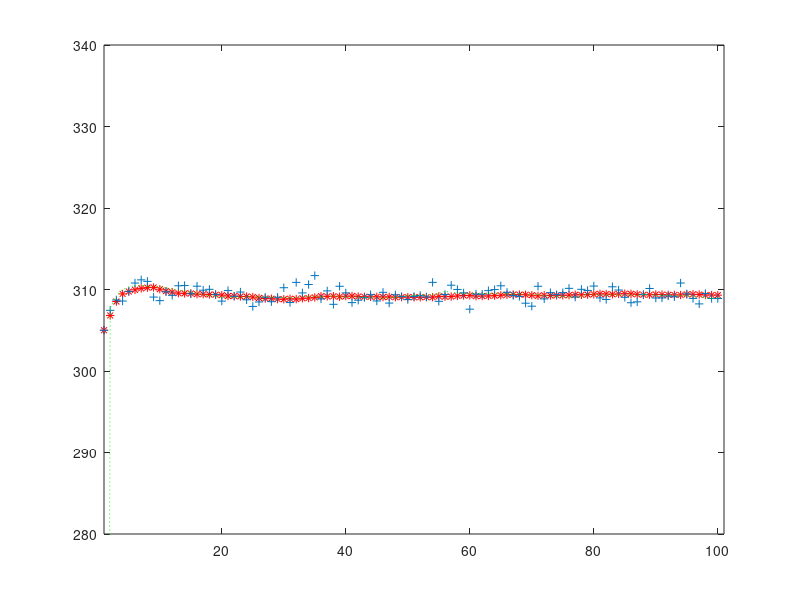

Write the MATLAB code that produced this figure.
clear;clc

M1=10;
M2=20;
m1=0.947;
cp1=4.18;
m2=1.25;
cp2=1.9;
k=1/(1/0.85+1/1.7);
k=0.6;
s=11.511;

dt=1;
N=100;

%====================================================================
A=[1-(m1*cp1+k*s)*dt/(M1*cp1)  k*s*dt/(M1*cp1)
      k*s*dt/(M2*cp2)     1-(m2*cp2+k*s)*dt/(M2*cp2)];
  
B=[m1*cp1*dt/(M1*cp1)   0
      0    m2*cp2*dt/(M2*cp2)];
  
x(:,1)=[305
      330];
u=[290
   350];

H=[1 0
   0 1];

I=[1 0
   0 1];  
 
O = zeros(2,2);

%==========================================================================
%get the state matrix
%[Uw_k      1      0                         0                     0                            0  0  0  0
% Ub_k   =  0      1                         0                     0                            0  0  0  0
% Tow_k     m1*cp1 0                   1-(m1*cp1+k*s)*dt/(M1*cp1)  k*s*dt/(M1*cp1)              0  0  0  0
% Tob_k     0      m2*cp2*dt/(M2*cp2)  k*s*dt/(M2*cp2)             1-(m2*cp2+k*s)*dt/(M2*cp2)   0  0  0  0
% beta_wk   0      0                         0                     0                            1  0  0  0
% beta_bk   0      0                         0                     0                            0  1  0  0
% beta_o1k  0      0                         0                     0                            0  0  1  0
% beta_02k  0      0                         0                     0                            0  0  0  1
%]

A_star=[1                    0                         0                     0                            0  0  0  0;
        0                    1                         0                     0                            0  0  0  0;
        m1*cp1*dt/(M1*cp1)   0                   1-(m1*cp1+k*s)*dt/(M1*cp1)  k*s*dt/(M1*cp1)              0  0  0  0;
        0                    m2*cp2*dt/(M2*cp2)  k*s*dt/(M2*cp2)             1-(m2*cp2+k*s)*dt/(M2*cp2)   0  0  0  0;
        0                    0                         0                     0                            1  0  0  0;
        0                    0                         0                     0                            0  1  0  0;
        0                    0                         0                     0                            0  0  1  0;
        0                    0                         0                     0                            0  0  0  1
        ];

    
    
%=================================================================    
Active_GE_pos=zeros(1,4);                                   
%chose which instrrument has the active gross error         

%----------|
pos=[];   %|
%----------|

if (~isempty(pos))
    for j=1:length(pos)
       Active_GE_pos(j)=1; 
    end  
end
%=================================================================

H_star=[eye(4),diag(Active_GE_pos)];%this means no gross error.


Q_state=0.002*eye(4);%where [290,350,305,330] is the true value

w_state=sqrt(Q_state)*randn(4,N);

RY=diag([0.7,0.58,0.61,0.66])%5*eye(4);
V=sqrt(RY)*randn(4,N);
%===========get the random walk data=======================
%w_betat~N(0,Q_beta)
%suppose that N=50 and the covariance is supposed 3sigma~10sigma gross
%error

%-----------------
Q_beta=5*Q_state;
w_beta=sqrt(Q_beta)*randn(4,N);
%-----------------
W=[w_state;w_beta];
%-----------------
X_state=zeros(8,N);
Y_measure=zeros(4,N);
%the initial value
Tin_1=290;
Tin_2=350;
To_1=305;
To_2=330;
beta_in1=5;
beta_in2=5;
beta_ot1=5;
beta_ot2=5;

X_state(:,1)=[Tin_1; Tin_2; To_1; To_2; beta_in1; beta_in2; beta_ot1; beta_ot2];
Y_measure(:,1)=[Tin_1; Tin_2;To_1; To_2];
X_true=zeros(8,N)
%get the measure of every sample time.
for i=2:N
    X_true(:,i)=A_star*X_state(:,i-1)
    X_state(:,i)=A_star*X_state(:,i-1)+W(i-1);
    Y_measure(:,i)=H_star*X_state(:,i)+V(i);
end


%|-------------------------------------------------|
%|Y_measure also should be -betas(the static gross)|
%|Y_mea_mins_staG                                  |
%|-------------------------------------------------|


%===========================================================================
%the process of Kalman Filter.

M_a=diag(Active_GE_pos);
%============================
Kerr=100;                     %=actually I dont know how to choose the Kerr
%============================
RY_a=(Kerr-1)*M_a*RY+RY;

X_star=zeros(8,N);
K_a=zeros(8,4*(N+1));

I_p=eye(8);
Q_a=diag([diag(Q_state)',diag(Q_beta)']);

X_star(:,1)=X_state(:,1);
P_t_min_1=eye(8);
%==========================================================================
%the main part of kalman filter!
for t=2:N
    %start from the 2nd

    S_t=H_star*(A_star*P_t_min_1*A_star'+Q_a)*H_star'+RY_a;
   
    K_a(:,4*t-3:4*t  )=(A_star*P_t_min_1*A_star'+Q_a)*H_star'*inv(S_t);
    
    X_star(:,t)=A_star*X_star(:,t-1)+K_a(:,4*t-3:4*t )*(Y_measure(:,t-1)-H_star*A_star*X_star(:,t-1));
    P_t=(I_p-K_a(:,4*t-3:4*t  )*H_star)*(A_star*P_t_min_1*A_star'+Q_a);
    
    P_t_min_1=P_t; 
end
    %=================================================
    K_a(:,4*N+1:4*(N+1))=(A_star*P_t_min_1*A_star'+Q_a)*H_star'*inv(S_t);
%==========================================================================
%show the figure after Kalman Filter.
plot(1:N,X_star(3,:),'*r')
hold on 
plot(1:N,Y_measure(3,:),'+')
hold on
% plot(1:N,X_state(3,:),'k:')
% hold on
plot(1:N,X_true(3,:),'g:')
hold off
axis([1,101,280,340])

%===========================================================================
%after get the //STANDARD RESIDUAL ERROR//  


%---------------------|
beta_s=0 ;           %| it also should be a matrix(4,1)
%---------------------|

delta_Rt=zeros(4,N);
Sigma_rt=zeros(4,4*N);
Z=zeros(4,N);
for t=1:N
    delta_Rt(:,t)=Y_measure(:,t)-beta_s-H_star*X_star(:,t);
    
%============================================================================ 
    K_a(:,4*t+1:4*(t+1));
    %get the covriance matrix of delta_Rt
    K_R=eye(4)-H_star*K_a(:,4*t+1:4*(t+1));
    K_Q=H_star*(eye(8)-K_a(:,4*t+1:4*(t+1))*H_star);
    Sigma_rt(:,4*t-3:4*t)= K_R*RY_a*K_R'+K_Q*(A_star*P_t_min_1*A_star'+Q_a)*K_Q';
    Z(:,t)=inv(Sigma_rt(:,4*t-3:4*t)^0.5)*delta_Rt(:,t);
end

%==========================================================================
%==========================================================================
%DATA COLLECTION BY FILTERING RESIDUAL ERROR





















